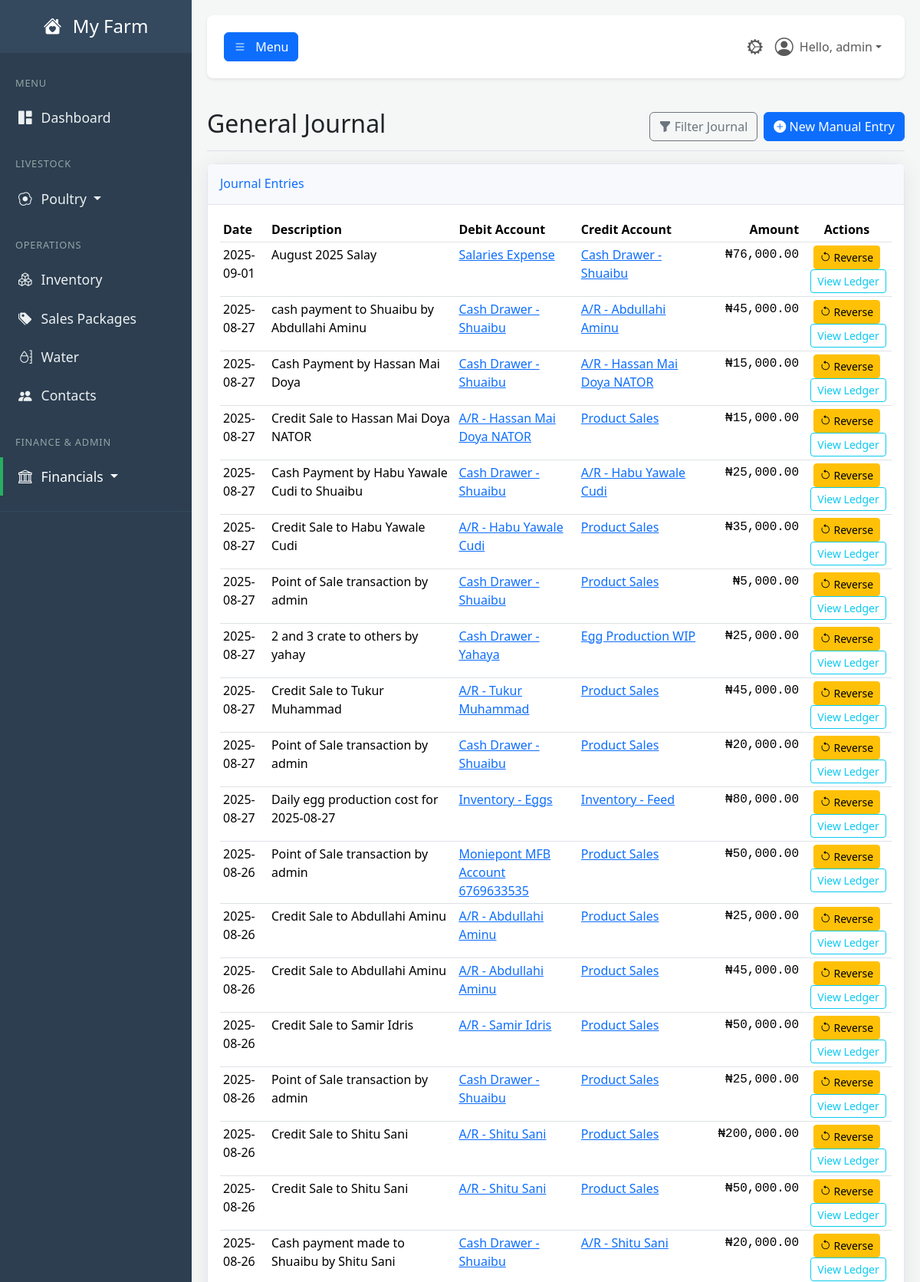
Screenshot of /financials/journal (signed in, upper part) with the database file from the repository.
### tables this page shows
CREATE TABLE users (
            id INTEGER PRIMARY KEY,
            username TEXT NOT NULL UNIQUE,
            email TEXT NOT NULL UNIQUE,
            password_hash TEXT NOT NULL,
            farm_name TEXT NOT NULL,
            role TEXT NOT NULL DEFAULT 'user', -- 'user' or 'admin'
            is_active BOOLEAN NOT NULL DEFAULT 1,f
            created_at TIMESTAMP DEFAULT CURRENT_TIMESTAMP
        , cash_account_id INTEGER REFERENCES accounts(id));

CREATE TABLE journal_entries (
            id INTEGER PRIMARY KEY,
            transaction_date TEXT NOT NULL,
            description TEXT NOT NULL,
            debit_account_id INTEGER NOT NULL,
            credit_account_id INTEGER NOT NULL,
            amount REAL NOT NULL,
            created_by_user_id INTEGER NOT NULL,
            related_contact_id INTEGER,
            related_sale_id INTEGER, -- Links back to a specific sale
            created_at TIMESTAMP DEFAULT CURRENT_TIMESTAMP, is_closed INTEGER DEFAULT 0,
            FOREIGN KEY (debit_account_id) REFERENCES accounts (id),
            FOREIGN KEY (credit_account_id) REFERENCES accounts (id),
            FOREIGN KEY (created_by_user_id) REFERENCES users (id),
            FOREIGN KEY (related_contact_id) REFERENCES contacts (id),
            FOREIGN KEY (related_sale_id) REFERENCES sales (id)
        );

CREATE TABLE accounts (
            id INTEGER PRIMARY KEY,
            code TEXT UNIQUE,
            name TEXT NOT NULL UNIQUE,
            type TEXT NOT NULL, -- Asset, Liability, Equity, Revenue, Expense
            is_active BOOLEAN NOT NULL DEFAULT 1,
            created_at TIMESTAMP DEFAULT CURRENT_TIMESTAMP
        );

### app.py (the view)
@app.route('/financials/journal')
@login_required
@permission_required('view_general_journal')
def general_journal():
    db = get_db()
    chart_of_accounts = db.execute("SELECT * FROM accounts WHERE is_active = 1 ORDER BY type, name").fetchall()
    search_query = request.args.get('q', '')
    sql = """
        SELECT
            je.id, je.transaction_date, je.description, je.amount,
            debit_acc.id as debit_account_id,
            debit_acc.name as debit_account_name,
            credit_acc.id as credit_account_id,
            credit_acc.name as credit_account_name
        FROM journal_entries je
        JOIN accounts debit_acc ON je.debit_account_id = debit_acc.id
        JOIN accounts credit_acc ON je.credit_account_id = credit_acc.id
    """
    params = []
    if search_query:
        sql += " WHERE je.description LIKE ?"
        params.append(f"%{search_query}%")
    sql += " ORDER BY je.transaction_date DESC, je.id DESC"
    entries = db.execute(sql, params).fetchall()
    return render_template(
        'general_journal.html',
        user=g.user,
        entries=entries,
        search_query=search_query,
        chart_of_accounts=chart_of_accounts # Pass the accounts list to the template
    )

### app.py (called while the page is built, shortened)
def get_db():
    if 'db' not in g:
        g.db = sqlite3.connect(DATABASE)
        g.db.row_factory = sqlite3.Row
    return g.db

def login_required(f):
    @wraps(f)
    def decorated_function(*args, **kwargs):
        if 'user_id' not in session:
            flash('Please log in to access this page.', 'warning')
            return redirect(url_for('login'))
        g.user = User.get_by_id(session['user_id'])
        if not g.user:
            session.clear()
            return redirect(url_for('login'))
        return f(*args, **kwargs)
    return decorated_function

def permission_required(permission_name):
    def decorator(f):
        @wraps(f)
        def decorated_function(*args, **kwargs):
            if not hasattr(g, 'user') or not g.user.has_permission(permission_name):
                flash('You do not have the required permission.', 'danger')
                return redirect(url_for('dashboard'))
            return f(*args, **kwargs)
        return decorated_function
    return decorator

    def has_permission(self, required_permission):
        print(f"\n--- PERMISSION CHECK ---")
        print(f"User checking: '{self.username}' (ID: {self.id})")
        print(f"User's role is: '{self.role}'")
        print(f"Permission required: '{required_permission}'")
        if self.role == 'admin':
            print("RESULT: Role is 'admin', access GRANTED.")
            print(f"------------------------")
            return True

    @staticmethod
    def get_by_id(user_id):
        user_row = get_db().execute("SELECT * FROM users WHERE id = ?", (user_id,)).fetchone()
        return User(**user_row) if user_row else None

### templates/general_journal.html (shortened to what this page needs)
{% extends "base.html" %}
{% block content %}
    <div class="d-flex justify-content-between flex-wrap flex-md-nowrap align-items-center pt-3 pb-2 mb-3 border-bottom">
        <h1 class="h2">General Journal</h1>
        <div class="btn-toolbar mb-2 mb-md-0">
            <button class="btn btn-outline-secondary me-2" type="button" data-bs-toggle="collapse" data-bs-target="#filterCollapse" aria-expanded="false" aria-controls="filterCollapse">
                <i class="bi bi-funnel-fill"></i> Filter Journal
            </button>
            {% if g.user and g.user.has_permission('add_manual_journal') %}
            <button type="button" class="btn btn-primary" data-bs-toggle="modal" data-bs-target="#newEntryModal">
                <i class="bi bi-plus-circle-fill"></i> New Manual Entry
            </button>
            {% endif %}
        </div>
    </div>
    <div class="card shadow">
        <div class="card-header py-3"><h6 class="m-0 font-weight-bold text-primary">Journal Entries</h6></div>
        <div class="card-body">
            <div class="table-responsive">
                <table class="table table-hover table-sm">
                    <thead>
                        <tr>
                            <th>Date</th>
                            <th>Description</th>
                            <th>Debit Account</th>
                            <th>Credit Account</th>
                            <th class="text-end">Amount</th>
                            <th class="text-center">Actions</th>
                        </tr>
                    </thead>
                    <tbody>
                        {% for entry in entries %}
                        <tr>
                            <td>{{ entry.transaction_date }}</td>
                            <td>{{ entry.description }}</td>
                            <td><a href="{{ url_for('account_ledger', account_id=entry.debit_account_id) }}">{{ entry.debit_account_name }}</a></td>
                            <td><a href="{{ url_for('account_ledger', account_id=entry.credit_account_id) }}">{{ entry.credit_account_name }}</a></td>
                            <td class="text-end font-monospace">₦{{ '{:,.2f}'.format(entry.amount) }}</td>
                            <td class="text-center">
                                {% if g.user and g.user.has_permission('add_manual_journal') %}
                                <form action="{{ url_for('reverse_journal_entry', entry_id=entry.id) }}" method="POST" class="d-inline" onsubmit="return confirm('Are you sure you want to reverse this entry (ID: {{ entry.id }})? This will create a new, opposing entry on today\'s date. You cannot undo this action.');">
                                    <button type="submit" class="btn btn-warning btn-sm" title="Reverse Transaction">
                                        <i class="bi bi-arrow-counterclockwise"></i> Reverse
                                    </button>
                                </form>
                                {% endif %}
                                <a href="{{ url_for('account_ledger', account_id=entry.debit_account_id) }}" class="btn btn-sm btn-outline-info ms-1">View Ledger</a>
                            </td>
                        </tr>
                        {% else %}
                        <tr><td colspan="6" class="text-center text-muted py-4">No journal entries found for the selected criteria.</td></tr>
                        {% endfor %}
                    </tbody>
                </table>
            </div>
        </div>
    </div>
                                    {% set current_type = '' %}
                                    {% set current_type = '' %}
{% endblock %}

### templates/base.html (shortened to what this page needs)
<!DOCTYPE html>
<html lang="en">
<head>
    <link href="https://cdn.jsdelivr.net/npm/bootstrap@5.3.3/dist/css/bootstrap.min.css" rel="stylesheet">
    <link rel="stylesheet" href="https://cdn.jsdelivr.net/npm/bootstrap-icons@1.11.3/font/bootstrap-icons.min.css">
    <link rel="stylesheet" href="{{ url_for('static', filename='css/style.css') }}">
</head>
<body>
    <div class="wrapper">
        <nav id="sidebar" class="no-print">
            <div class="sidebar-header">
                <h3><a href="{{ url_for('dashboard') }}" class="text-white text-decoration-none">
                    <i class="bi bi-house-heart-fill me-2"></i>
                    {% if g.user %}{{ g.user.farm_name }}{% else %}FarmApp{% endif %}
                </a></h3>
            </div>
            <ul class="list-unstyled components">
                <li class="sidebar-menu-header">MENU</li>
                <li><a href="{{ url_for('dashboard') }}" class="{% if request.endpoint == 'dashboard' %}active{% endif %}"><i class="bi bi-grid-1x2-fill"></i>Dashboard</a></li>
                <li class="sidebar-menu-header mt-3">LIVESTOCK</li>
                {% if g.user and (g.user.has_permission('view_brooding_dashboard') or g.user.has_permission('view_poultry_dashboard')) %}
                <li>
                    <a href="#poultrySubmenu" data-bs-toggle="collapse" aria-expanded="false" class="dropdown-toggle {% if 'poultry' in request.endpoint or 'brooding' in request.endpoint %}active{% endif %}">
                        <i class="bi bi-egg-fried"></i>Poultry
                    </a>
                </li>
                {% endif %}
                <li class="sidebar-menu-header mt-3">OPERATIONS</li>
                {% if g.user.has_permission('view_inventory_dashboard') %}
                    <li><a href="{{ url_for('inventory_dashboard') }}" class="{% if 'inventory' in request.endpoint %}active{% endif %}"><i class="bi bi-boxes"></i>Inventory</a></li>
                {% endif %}
                {% if g.user.has_permission('view_sales_packages') %}
                    <li><a href="{{ url_for('manage_sales_packages') }}" class="{% if request.endpoint == 'manage_sales_packages' %}active{% endif %}"><i class="bi bi-tags-fill"></i>Sales Packages</a></li>
                {% endif %}
                {% if g.user.has_permission('view_water_dashboard') %}
                    <li><a href="{{ url_for('water_dashboard') }}" class="{% if 'water' in request.endpoint %}active{% endif %}"><i class="bi bi-moisture"></i>Water</a></li>
                {% endif %}
                {% if g.user.has_permission('view_contacts_dashboard') %}
                    <li><a href="{{ url_for('contacts_dashboard') }}" class="{% if 'contacts' in request.endpoint %}active{% endif %}"><i class="bi bi-people-fill"></i>Contacts</a></li>
                {% endif %}
                {% set can_view_finance = g.user.has_permission('view_financial_center') or
                                           g.user.has_permission('view_chart_of_accounts') or
                                           g.user.has_permission('view_general_journal') or
                                           g.user.has_permission('view_reports_dashboard') %}
                {% if g.user and can_view_finance %}
                <li class="sidebar-menu-header mt-3">FINANCE & ADMIN</li>
                <li>
                    <a href="#financialSubmenu" data-bs-toggle="collapse" aria-expanded="false" class="dropdown-toggle {% if 'financial' in request.endpoint or 'report' in request.endpoint or 'chart_of_accounts' in request.endpoint or 'general_journal' in request.endpoint %}active{% endif %}">
                        <i class="bi bi-bank"></i>Financials
                    </a>
                </li>
                {% endif %}
            </ul>
        </nav>
        <div id="content">
            <nav class="navbar navbar-expand-lg navbar-light bg-white shadow-sm top-navbar no-print mb-4">
                <div class="container-fluid">
                    <button type="button" id="sidebarCollapse" class="btn btn-primary" aria-controls="sidebar" aria-expanded="false">
                        <i class="bi bi-list"></i>
                        <span class="d-none d-md-inline ms-2">Menu</span>
                    </button>
                    <ul class="navbar-nav ms-auto flex-row align-items-center">
                        {% if g.user and g.user.has_permission('view_admin_panel') %}
                            <li class="nav-item">
                                <a class="nav-link {% if 'admin' in request.endpoint %}active{% endif %}" href="{{ url_for('admin_dashboard') }}" title="Admin Panel">
                                    <i class="bi bi-gear-wide-connected fs-5"></i>
                                </a>
                            </li>
                        {% endif %}
                        <li class="nav-item dropdown">
                            <a class="nav-link dropdown-toggle d-flex align-items-center" href="#" id="navbarDropdownUser" role="button" data-bs-toggle="dropdown" aria-expanded="false">
                                <i class="bi bi-person-circle fs-4 me-2"></i>
                                Hello, {{ g.user.username }}
                            </a>
                        </li>
                    </ul>
                </div>
            </nav>
            <main>
                {% block content %}{% endblock %}
            </main>
        </div>
    </div>
</body>
</html>

### static/CSS/style.css (style rules this page uses)
:root { --primary-green: #27ae60; --dark-slate: #2c3e50; --medium-slate: #34495e; --light-slate: #4a6278; --light-grey: #f4f7f6; --text-muted-color: #95a5a6; --text-light: #ecf0f1; --white: #ffffff; --shadow-color: rgba(0, 0, 0, 0.08); }
body { background-color: var(--light-grey); font-family: 'Segoe UI', Tahoma, Geneva, Verdana, sans-serif; overflow-x: hidden; }
.wrapper { display: flex; width: 100%; align-items: stretch; }
#content { width: 100%; padding: 20px; min-height: 100vh; transition: all 0.3s; }
#sidebar { min-width: 250px; max-width: 250px; min-height: 100vh; background: var(--dark-slate); color: var(--text-light); transition: all 0.3s; }
#sidebar .sidebar-header { padding: 20px; background: var(--medium-slate); text-align: center; }
#sidebar .sidebar-header h3 { font-size: 1.5rem; margin-bottom: 0; }
#sidebar .sidebar-menu-header { padding: 10px 20px; font-size: 0.8rem; color: var(--text-muted-color); text-transform: uppercase; letter-spacing: .05rem; }
#sidebar ul.components { padding: 20px 0; border-bottom: 1px solid var(--medium-slate); }
#sidebar ul li a { padding: 12px 20px; font-size: 1.1em; display: block; color: var(--text-light); border-left: 4px solid transparent; text-decoration: none; transition: all 0.2s ease-in-out; }
#sidebar ul li a.active { color: var(--white); background: var(--dark-slate); border-left: 4px solid var(--primary-green); }
#sidebar ul li a i { margin-right: 12px; }
.top-navbar { padding: 15px 10px; background: var(--white); border: none; border-radius: 8px; margin-bottom: 20px; box-shadow: 0 2px 5px var(--shadow-color); }
.card { border-radius: 0.75rem; border: 1px solid #e3e6f0; box-shadow: 0 0.15rem 1.75rem 0 var(--shadow-color) !important; }
.card-header { background-color: #f8f9fc; border-bottom: 1px solid #e3e6f0; font-weight: 600; color: var(--dark-slate); }

### rows the page displays
users: user.farm_name "My Farm", user.username "admin"
journal_entries: transaction_date "2025-09-01", description "August 2025 Salay", debit_account_name "Salaries Expense", credit_account_name "Cash Drawer - Shuaibu", amount "76,000.00"
journal_entries: transaction_date "2025-08-27", description "cash payment to Shuaibu by Abdullahi Aminu", debit_account_name "Cash Drawer - Shuaibu", credit_account_name "A/R - Abdullahi Aminu", amount "45,000.00"
journal_entries: transaction_date "2025-08-27", description "Cash Payment by Hassan Mai Doya", debit_account_name "Cash Drawer - Shuaibu", credit_account_name "A/R - Hassan Mai Doya NATOR", amount "15,000.00"
journal_entries: transaction_date "2025-08-27", description "Credit Sale to Hassan Mai Doya NATOR", debit_account_name "A/R - Hassan Mai Doya NATOR", credit_account_name "Product Sales", amount "15,000.00"
journal_entries: transaction_date "2025-08-27", description "Cash Payment by Habu Yawale Cudi to Shuaibu", debit_account_name "Cash Drawer - Shuaibu", credit_account_name "A/R - Habu Yawale Cudi", amount "25,000.00"
journal_entries: transaction_date "2025-08-27", description "Credit Sale to Habu Yawale Cudi", debit_account_name "A/R - Habu Yawale Cudi", credit_account_name "Product Sales", amount "35,000.00"
journal_entries: transaction_date "2025-08-27", description "Point of Sale transaction by admin", debit_account_name "Cash Drawer - Shuaibu", credit_account_name "Product Sales", amount "5,000.00"
journal_entries: transaction_date "2025-08-27", description "2 and 3 crate to others by yahay", debit_account_name "Cash Drawer - Yahaya", credit_account_name "Egg Production WIP", amount "25,000.00"
journal_entries: transaction_date "2025-08-27", description "Credit Sale to Tukur Muhammad", debit_account_name "A/R - Tukur Muhammad", credit_account_name "Product Sales", amount "45,000.00"
journal_entries: transaction_date "2025-08-27", description "Point of Sale transaction by admin", debit_account_name "Cash Drawer - Shuaibu", credit_account_name "Product Sales", amount "20,000.00"
journal_entries: transaction_date "2025-08-27", description "Daily egg production cost for 2025-08-27", debit_account_name "Inventory - Eggs", credit_account_name "Inventory - Feed", amount "80,000.00"
journal_entries: transaction_date "2025-08-26", description "Point of Sale transaction by admin", debit_account_name "Moniepont MFB Account 6769633535", credit_account_name "Product Sales", amount "50,000.00"
journal_entries: transaction_date "2025-08-26", description "Credit Sale to Abdullahi Aminu", debit_account_name "A/R - Abdullahi Aminu", credit_account_name "Product Sales", amount "25,000.00"
journal_entries: transaction_date "2025-08-26", description "Credit Sale to Abdullahi Aminu", debit_account_name "A/R - Abdullahi Aminu", credit_account_name "Product Sales", amount "45,000.00"
journal_entries: transaction_date "2025-08-26", description "Credit Sale to Samir Idris", debit_account_name "A/R - Samir Idris", credit_account_name "Product Sales", amount "50,000.00"
journal_entries: transaction_date "2025-08-26", description "Point of Sale transaction by admin", debit_account_name "Cash Drawer - Shuaibu", credit_account_name "Product Sales", amount "25,000.00"
journal_entries: transaction_date "2025-08-26", description "Credit Sale to Shitu Sani", debit_account_name "A/R - Shitu Sani", credit_account_name "Product Sales", amount "200,000.00"
journal_entries: transaction_date "2025-08-26", description "Credit Sale to Shitu Sani", debit_account_name "A/R - Shitu Sani", credit_account_name "Product Sales", amount "50,000.00"
journal_entries: transaction_date "2025-08-26", description "Cash payment made to Shuaibu by Shitu Sani", debit_account_name "Cash Drawer - Shuaibu", credit_account_name "A/R - Shitu Sani", amount "20,000.00"
